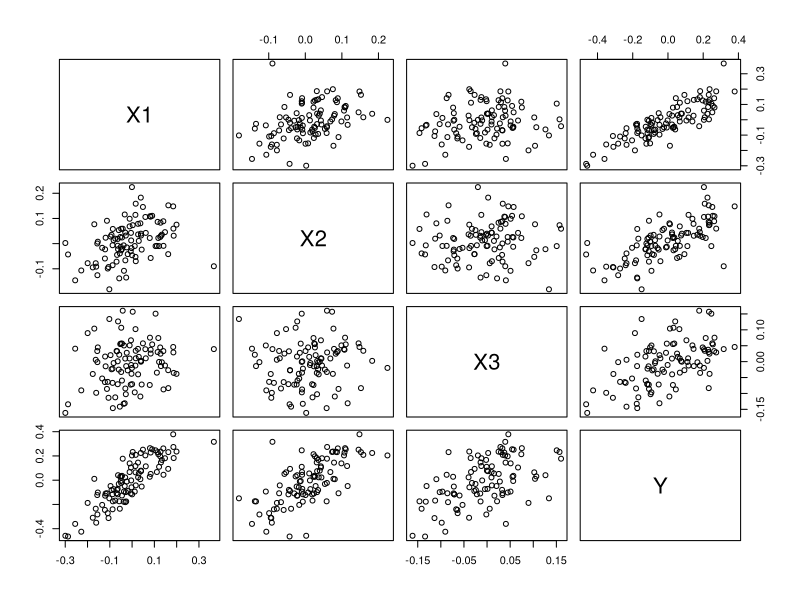

The R source for this figure:
####Data Generation###

library(Matrix)
library(MASS)

setwd(dirname(rstudioapi::getActiveDocumentContext()$path))

gen_corr_data <- function(corr_mat, f_sd, f_mu, num_obs){
   d = diag(f_sd)
   cov_mat = d %*% corr_mat %*% d
   return(mvrnorm(n = num_obs, mu = f_mu, Sigma = cov_mat))
}

gen_2_ord <- function(data, weights){
  
  Y = 0
  i = 1
  #first order
  for(j in len(data)){
    
  }
  #second order
  
}


gen_manual_data <- function(){
  corr_mat = matrix( c(1.0, 0.8, 0.2,
                       0.8, 1.0, 0.3,
                       0.2, 0.3, 1.0),
                     nrow = 3)
  
  sd = c(2, 1, 0.5)
  m = c(0, 0, 0)
  num = 1000
  
  raw = gen_corr_data(corr_mat, sd, m, num)
  
  eps = rnorm(n = num, sd = 0.001)
  
  Y = 1*raw[,1] + 1*raw[,2] + 1*raw[,3] 
      + 1*raw[,1]*raw[,2] + 1*raw[,2]*raw[,3] + 1*raw[,1]*raw[,3]
      + 1*raw[,1]^2 + 1*raw[,2]^2 + 1*raw[,3]^2 + eps
  
  
  raw_df = data.frame(raw, Y)
  
  return(raw_df)
}


### GENERATING CALIBRATED DATA ###

# skip risk free rate
# fix data sampling
#think about nonlinear structure - add more nonlinearity (squared, higher orders)
# what are the correlations between higher orders (x1^2 and so on)
# plot data to view overall complexity (gg plot)


#using https://mba.tuck.dartmouth.edu/pages/faculty/ken.french/data_library.html

gen_calibrated_data <- function(){
  data = read.csv('data/monthlyffdata.csv', header = TRUE)
  colnames(data)
  
  #remove risk free rate
  if(c("RF") %in% colnames(data)){
    data = data[, -which(names(data) == "RF")]
  }
  
  colnames(data) = c(1:length(data))
  
  print(cov(data))
  
  #divide by 20 because the data is monthly 
  #divide by 100 bc data as a percent (eg: 2.58%)
  cov_mat = cov(data)/20/100
  means = unlist(lapply(data, mean))/20/100
  #sds = lapply(data, sd)
  num = 100
  
  
  raw = mvrnorm(n = num, mu = means, Sigma = cov_mat)
  
  
  eps = rnorm(n = num, sd = 0.001)#noise
  
  Y = 1*raw[,1] + 1*raw[,2] + 1*raw[,3] 
  + 1*raw[,1]*raw[,2] + 1*raw[,2]*raw[,3] + 1*raw[,1]*raw[,3]
  + 1*raw[,1]^2 + 1*raw[,2]^2 + 1*raw[,3]^2 + eps
  
  raw_df = data.frame(raw, Y)
  
  return(raw_df)
}



pairs(gen_calibrated_data())



###Recession regime data
combn(4,2)
